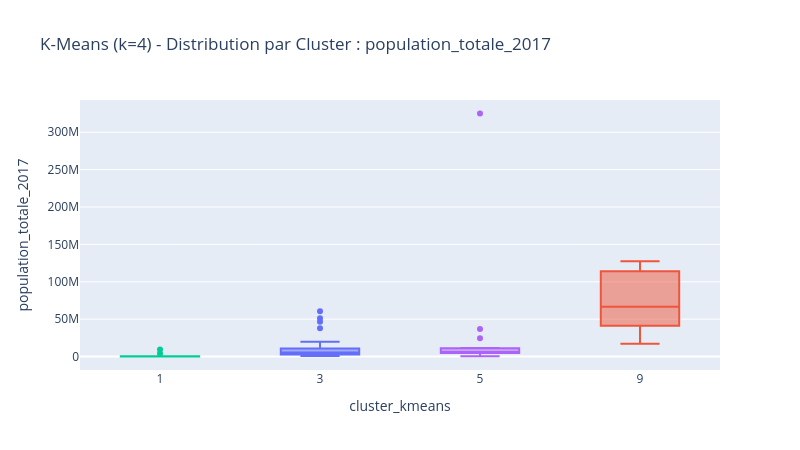
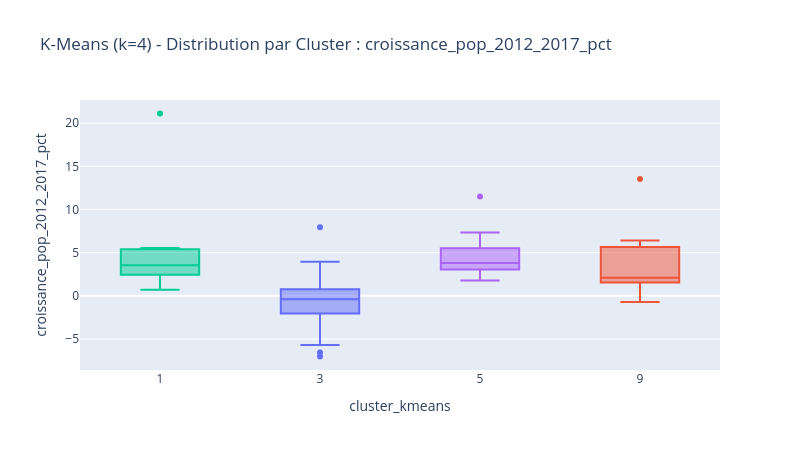
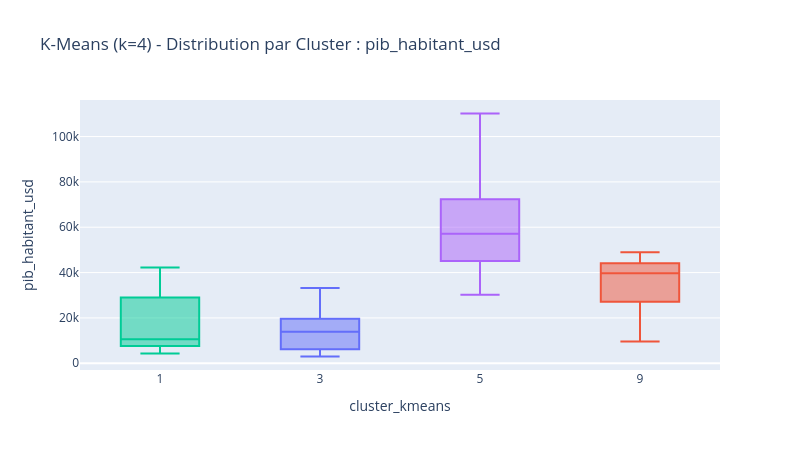

Here is the notebook cell these charts were saved with, in order:
### Code cell
# Visualisation pour comparer les 4 cluster favoris sur tous nos indicateurs

# Liste des colonnes à tracer (hors la colonne "Cluster")
indicateurs_a_tracer = [
    col
    for col in df_top_clusters_kmeans.columns
    if col not in ["cluster_cah", "cluster_kmeans"]
]

# Création de la boucle de visualisation
for indicateur in indicateurs_a_tracer:
    fig = px.box(
        df_top_clusters_kmeans,
        x="cluster_kmeans",
        y=indicateur,
        color="cluster_kmeans",
        hover_name=df_top_clusters_kmeans.index,
        title=f"K-Means (k=4) - Distribution par Cluster : {indicateur}",
    )
    fig.update_xaxes(type="category", categoryorder="category ascending")
    fig.update_layout(
        width=800, height=450, showlegend=False, paper_bgcolor="rgba(0,0,0,0)"
    )
    fig.show()

### Figure 1 — Plotly figure (JSON) as saved in the notebook; plotly's stock layout.template omitted (floating-point values rounded to 4 significant figures)
{"data": [{"alignmentgroup": "True", "hovertemplate": "<b>%{hovertext}</b><br><br>cluster_kmeans=%{x}<br>population_totale_2017=%{y}<extra></extra>", "hovertext": ["Albanie", "Arménie", "Bélarus", "Bosnie-Herzégovine", "Bulgarie", "Chypre", "Croatie", "Cuba", "Espagne", "Estonie", "Géorgie", "Grèce", "Hongrie", "Italie", "Kazakhstan", "Lettonie", "Lituanie", "Macédoine du Nord", "Monténégro", "Pologne", "Portugal", "République de Corée", "République de Moldova", "Roumanie", "Serbie", "Slovaquie", "Slovénie", "Tchéquie", "Uruguay"], "legendgroup": "3", "marker": {"color": "#636efa"}, "name": "3", "notched": false, "offsetgroup": "3", "orientation": "v", "showlegend": true, "type": "box", "x": [3, 3, 3, 3, 3, 3, 3, 3, 3, 3, 3, 3, 3, 3, 3, 3, 3, 3, 3, 3, 3, 3, 3, 3, 3, 3, 3, 3, 3], "x0": " ", "xaxis": "x", "y": [2884000.0, 2945000.0, 9450000.0, 3352000.0, 7102000.0, 1180000.0, 4183000.0, 11340000.0, 46650000.0, 1319000.0, 4009000.0, 10570000.0, 9730000.0, 60670000.0, 18080000.0, 1951000.0, 2845000.0, 2082000.0, 627600.0, 37950000.0, 10290000.0, 51100000.0, 4060000.0, 19650000.0, 8830000.0, 5448000.0, 2076000.0, 10640000.0, 3437000.0], "y0": " ", "yaxis": "y"}, {"alignmentgroup": "True", "hovertemplate": "<b>%{hovertext}</b><br><br>cluster_kmeans=%{x}<br>population_totale_2017=%{y}<extra></extra>", "hovertext": ["Allemagne", "Arabie saoudite", "France", "Japon", "Mexique", "Pays-Bas", "Royaume-Uni de Grande-Bretagne et d'Irlande du Nord"], "legendgroup": "9", "marker": {"color": "#EF553B"}, "name": "9", "notched": false, "offsetgroup": "9", "orientation": "v", "showlegend": true, "type": "box", "x": [9, 9, 9, 9, 9, 9, 9], "x0": " ", "xaxis": "x", "y": [82660000.0, 33100000.0, 64840000.0, 127500000.0, 124800000.0, 17020000.0, 66730000.0], "y0": " ", "yaxis": "y"}, {"alignmentgroup": "True", "hovertemplate": "<b>%{hovertext}</b><br><br>cluster_kmeans=%{x}<br>population_totale_2017=%{y}<extra></extra>", "hovertext": ["Antigua-et-Barbuda", "Bahamas", "Dominique", "Émirats arabes unis", "Grenade", "Koweït", "Sainte-Lucie", "Saint-Vincent-et-les Grenadines", "Samoa", "Suriname"], "legendgroup": "1", "marker": {"color": "#00cc96"}, "name": "1", "notched": false, "offsetgroup": "1", "orientation": "v", "showlegend": true, "type": "box", "x": [1, 1, 1, 1, 1, 1, 1, 1, 1, 1], "x0": " ", "xaxis": "x", "y": [95430.0, 381800.0, 71460.0, 9487000.0, 110900.0, 4056000.0, 181000.0, 109800.0, 195400.0, 570500.0], "y0": " ", "yaxis": "y"}, {"alignmentgroup": "True", "hovertemplate": "<b>%{hovertext}</b><br><br>cluster_kmeans=%{x}<br>population_totale_2017=%{y}<extra></extra>", "hovertext": ["Australie", "Autriche", "Belgique", "Canada", "Danemark", "États-Unis d'Amérique", "Finlande", "Irlande", "Islande", "Luxembourg", "Malte", "Norvège", "Nouvelle-Zélande", "Suède", "Suisse"], "legendgroup": "5", "marker": {"color": "#ab63fa"}, "name": "5", "notched": false, "offsetgroup": "5", "orientation": "v", "showlegend": true, "type": "box", "x": [5, 5, 5, 5, 5, 5, 5, 5, 5, 5, 5, 5, 5, 5, 5], "x0": " ", "xaxis": "x", "y": [24580000.0, 8820000.0, 11420000.0, 36730000.0, 5732000.0, 325100000.0, 5511000.0, 4753000.0, 334400.0, 591900.0, 437900.0, 5296000.0, 4702000.0, 9905000.0, 8456000.0], "y0": " ", "yaxis": "y"}], "layout": {"boxmode": "overlay", "height": 450, "legend": {"title": {"text": "cluster_kmeans"}, "tracegroupgap": 0}, "paper_bgcolor": "rgba(0,0,0,0)", "showlegend": false, "title": {"text": "K-Means (k=4) - Distribution par Cluster : population_totale_2017"}, "width": 800, "xaxis": {"anchor": "y", "categoryarray": [3, 9, 1, 5], "categoryorder": "category ascending", "domain": [0, 1], "title": {"text": "cluster_kmeans"}, "type": "category"}, "yaxis": {"anchor": "x", "domain": [0, 1], "title": {"text": "population_totale_2017"}}}}

### Figure 2 — Plotly figure (JSON) as saved in the notebook; plotly's stock layout.template omitted (floating-point values rounded to 4 significant figures)
{"data": [{"alignmentgroup": "True", "hovertemplate": "<b>%{hovertext}</b><br><br>cluster_kmeans=%{x}<br>croissance_pop_2012_2017_pct=%{y}<extra></extra>", "hovertext": ["Albanie", "Arménie", "Bélarus", "Bosnie-Herzégovine", "Bulgarie", "Chypre", "Croatie", "Cuba", "Espagne", "Estonie", "Géorgie", "Grèce", "Hongrie", "Italie", "Kazakhstan", "Lettonie", "Lituanie", "Macédoine du Nord", "Monténégro", "Pologne", "Portugal", "République de Corée", "République de Moldova", "Roumanie", "Serbie", "Slovaquie", "Slovénie", "Tchéquie", "Uruguay"], "legendgroup": "3", "marker": {"color": "#636efa"}, "name": "3", "notched": false, "offsetgroup": "3", "orientation": "v", "showlegend": true, "type": "box", "x": [3, 3, 3, 3, 3, 3, 3, 3, 3, 3, 3, 3, 3, 3, 3, 3, 3, 3, 3, 3, 3, 3, 3, 3, 3, 3, 3, 3, 3], "x0": " ", "xaxis": "x", "y": [-1.027, 2.1, 0.352, -7.03, -3.157, 3.932, -2.631, 0.73, -0.883, -0.285, -1.363, -1.963, -1.364, 1.326, 7.931, -5.699, -6.572, 0.372, 0.262, -0.716, -2.259, 2.069, -0.396, -2.835, -1.236, 0.61, 0.902, 0.565, 1.707], "y0": " ", "yaxis": "y"}, {"alignmentgroup": "True", "hovertemplate": "<b>%{hovertext}</b><br><br>cluster_kmeans=%{x}<br>croissance_pop_2012_2017_pct=%{y}<extra></extra>", "hovertext": ["Allemagne", "Arabie saoudite", "France", "Japon", "Mexique", "Pays-Bas", "Royaume-Uni de Grande-Bretagne et d'Irlande du Nord"], "legendgroup": "9", "marker": {"color": "#EF553B"}, "name": "9", "notched": false, "offsetgroup": "9", "orientation": "v", "showlegend": true, "type": "box", "x": [9, 9, 9, 9, 9, 9, 9], "x0": " ", "xaxis": "x", "y": [2.082, 13.54, 2.011, -0.717, 6.398, 1.367, 3.413], "y0": " ", "yaxis": "y"}, {"alignmentgroup": "True", "hovertemplate": "<b>%{hovertext}</b><br><br>cluster_kmeans=%{x}<br>croissance_pop_2012_2017_pct=%{y}<extra></extra>", "hovertext": ["Antigua-et-Barbuda", "Bahamas", "Dominique", "Émirats arabes unis", "Grenade", "Koweït", "Sainte-Lucie", "Saint-Vincent-et-les Grenadines", "Samoa", "Suriname"], "legendgroup": "1", "marker": {"color": "#00cc96"}, "name": "1", "notched": false, "offsetgroup": "1", "orientation": "v", "showlegend": true, "type": "box", "x": [1, 1, 1, 1, 1, 1, 1, 1, 1, 1], "x0": " ", "xaxis": "x", "y": [5.549, 4.998, 0.695, 3.781, 3.19, 21.12, 2.439, 1.284, 3.312, 5.404], "y0": " ", "yaxis": "y"}, {"alignmentgroup": "True", "hovertemplate": "<b>%{hovertext}</b><br><br>cluster_kmeans=%{x}<br>croissance_pop_2012_2017_pct=%{y}<extra></extra>", "hovertext": ["Australie", "Autriche", "Belgique", "Canada", "Danemark", "États-Unis d'Amérique", "Finlande", "Irlande", "Islande", "Luxembourg", "Malte", "Norvège", "Nouvelle-Zélande", "Suède", "Suisse"], "legendgroup": "5", "marker": {"color": "#ab63fa"}, "name": "5", "notched": false, "offsetgroup": "5", "orientation": "v", "showlegend": true, "type": "box", "x": [5, 5, 5, 5, 5, 5, 5, 5, 5, 5, 5, 5, 5, 5, 5], "x0": " ", "xaxis": "x", "y": [7.338, 3.736, 3.017, 5.183, 2.163, 3.516, 1.784, 3.148, 2.684, 11.5, 3.823, 5.637, 5.227, 3.794, 5.592], "y0": " ", "yaxis": "y"}], "layout": {"boxmode": "overlay", "height": 450, "legend": {"title": {"text": "cluster_kmeans"}, "tracegroupgap": 0}, "paper_bgcolor": "rgba(0,0,0,0)", "showlegend": false, "title": {"text": "K-Means (k=4) - Distribution par Cluster : croissance_pop_2012_2017_pct"}, "width": 800, "xaxis": {"anchor": "y", "categoryarray": [3, 9, 1, 5], "categoryorder": "category ascending", "domain": [0, 1], "title": {"text": "cluster_kmeans"}, "type": "category"}, "yaxis": {"anchor": "x", "domain": [0, 1], "title": {"text": "croissance_pop_2012_2017_pct"}}}}

### Figure 3 — Plotly figure (JSON) as saved in the notebook; plotly's stock layout.template omitted (floating-point values rounded to 4 significant figures)
{"data": [{"alignmentgroup": "True", "hovertemplate": "<b>%{hovertext}</b><br><br>cluster_kmeans=%{x}<br>pib_habitant_usd=%{y}<extra></extra>", "hovertext": ["Albanie", "Arménie", "Bélarus", "Bosnie-Herzégovine", "Bulgarie", "Chypre", "Croatie", "Cuba", "Espagne", "Estonie", "Géorgie", "Grèce", "Hongrie", "Italie", "Kazakhstan", "Lettonie", "Lituanie", "Macédoine du Nord", "Monténégro", "Pologne", "Portugal", "République de Corée", "République de Moldova", "Roumanie", "Serbie", "Slovaquie", "Slovénie", "Tchéquie", "Uruguay"], "legendgroup": "3", "marker": {"color": "#636efa"}, "name": "3", "notched": false, "offsetgroup": "3", "orientation": "v", "showlegend": true, "type": "box", "x": [3, 3, 3, 3, 3, 3, 3, 3, 3, 3, 3, 3, 3, 3, 3, 3, 3, 3, 3, 3, 3, 3, 3, 3, 3, 3, 3, 3, 3], "x0": " ", "xaxis": "x", "y": [4492.0, 3955.0, 5763.0, 5345.0, 8362.0, 18290.0, 13870.0, 8611.0, 28200.0, 20850.0, 4343.0, 18630.0, 14650.0, 32630.0, 8943.0, 15130.0, 16880.0, 5826.0, 7832.0, 13810.0, 21380.0, 33220.0, 2979.0, 10670.0, 6246.0, 17660.0, 23350.0, 21020.0, 19180.0], "y0": " ", "yaxis": "y"}, {"alignmentgroup": "True", "hovertemplate": "<b>%{hovertext}</b><br><br>cluster_kmeans=%{x}<br>pib_habitant_usd=%{y}<extra></extra>", "hovertext": ["Allemagne", "Arabie saoudite", "France", "Japon", "Mexique", "Pays-Bas", "Royaume-Uni de Grande-Bretagne et d'Irlande du Nord"], "legendgroup": "9", "marker": {"color": "#EF553B"}, "name": "9", "notched": false, "offsetgroup": "9", "orientation": "v", "showlegend": true, "type": "box", "x": [9, 9, 9, 9, 9, 9, 9], "x0": " ", "xaxis": "x", "y": [45280.0, 23230.0, 39660.0, 38810.0, 9649.0, 48990.0, 40390.0], "y0": " ", "yaxis": "y"}, {"alignmentgroup": "True", "hovertemplate": "<b>%{hovertext}</b><br><br>cluster_kmeans=%{x}<br>pib_habitant_usd=%{y}<extra></extra>", "hovertext": ["Antigua-et-Barbuda", "Bahamas", "Dominique", "Émirats arabes unis", "Grenade", "Koweït", "Sainte-Lucie", "Saint-Vincent-et-les Grenadines", "Samoa", "Suriname"], "legendgroup": "1", "marker": {"color": "#00cc96"}, "name": "1", "notched": false, "offsetgroup": "1", "orientation": "v", "showlegend": true, "type": "box", "x": [1, 1, 1, 1, 1, 1, 1, 1, 1, 1], "x0": " ", "xaxis": "x", "y": [16920.0, 31340.0, 7602.0, 42290.0, 9751.0, 29050.0, 11330.0, 7988.0, 4292.0, 6050.0], "y0": " ", "yaxis": "y"}, {"alignmentgroup": "True", "hovertemplate": "<b>%{hovertext}</b><br><br>cluster_kmeans=%{x}<br>pib_habitant_usd=%{y}<extra></extra>", "hovertext": ["Australie", "Autriche", "Belgique", "Canada", "Danemark", "États-Unis d'Amérique", "Finlande", "Irlande", "Islande", "Luxembourg", "Malte", "Norvège", "Nouvelle-Zélande", "Suède", "Suisse"], "legendgroup": "5", "marker": {"color": "#ab63fa"}, "name": "5", "notched": false, "offsetgroup": "5", "orientation": "v", "showlegend": true, "type": "box", "x": [5, 5, 5, 5, 5, 5, 5, 5, 5, 5, 5, 5, 5, 5, 5], "x0": " ", "xaxis": "x", "y": [57090.0, 47160.0, 44030.0, 44810.0, 57520.0, 59040.0, 46080.0, 72460.0, 71980.0, 110200.0, 30270.0, 76130.0, 42920.0, 53300.0, 82240.0], "y0": " ", "yaxis": "y"}], "layout": {"boxmode": "overlay", "height": 450, "legend": {"title": {"text": "cluster_kmeans"}, "tracegroupgap": 0}, "paper_bgcolor": "rgba(0,0,0,0)", "showlegend": false, "title": {"text": "K-Means (k=4) - Distribution par Cluster : pib_habitant_usd"}, "width": 800, "xaxis": {"anchor": "y", "categoryarray": [3, 9, 1, 5], "categoryorder": "category ascending", "domain": [0, 1], "title": {"text": "cluster_kmeans"}, "type": "category"}, "yaxis": {"anchor": "x", "domain": [0, 1], "title": {"text": "pib_habitant_usd"}}}}
